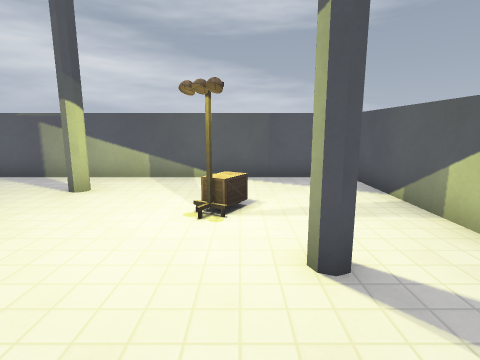
[1] (above)

19 first-person views from a walk through a level from a Godot 3-D game. The camera is 1.5 m above the floor, tilts 10° down and sees 80° across. The floor is counted in squares, 1 m on a side. Each view is taken from the middle of a square. On the plan, view 1 faces up. The plan holds only what a view shows up to about 14 squares ahead; the rest is blank. Some surface patterns are stand-ins.

[2]
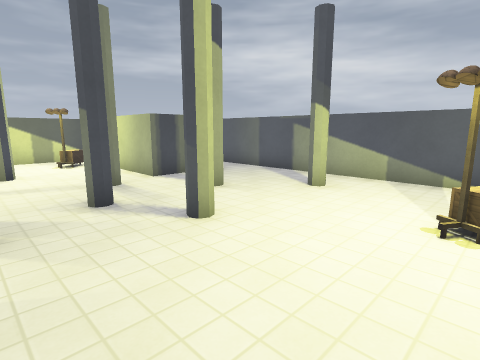

[3]
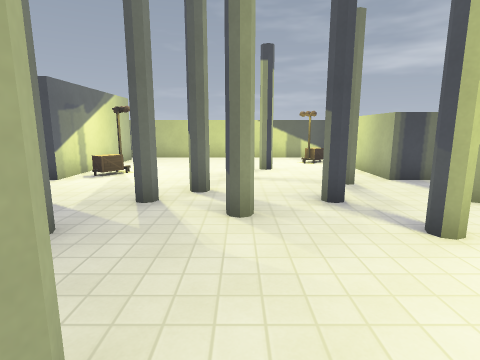

[4]
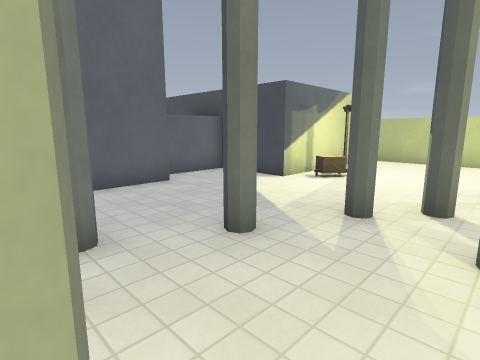

[5]
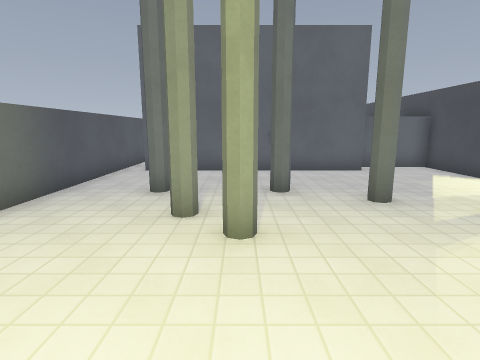

[6]
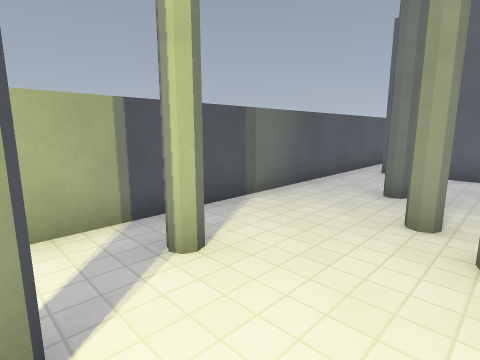

[7]
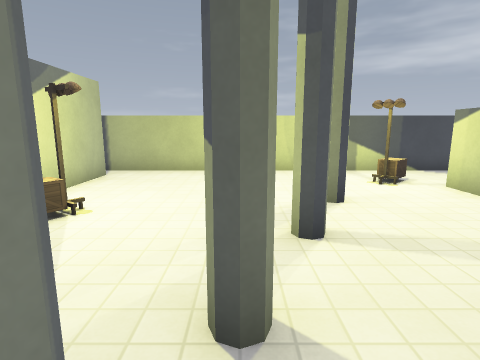

[8]
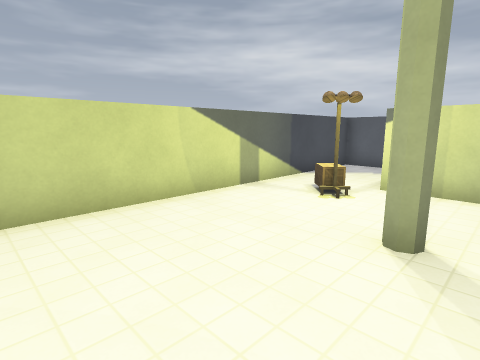

[9]
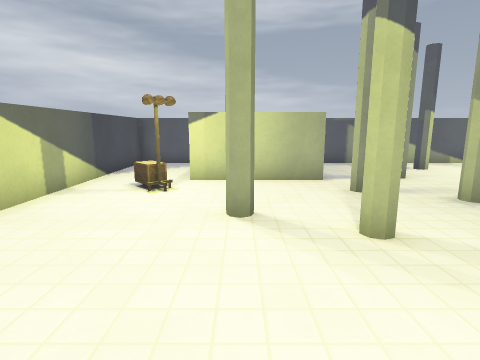

[10]
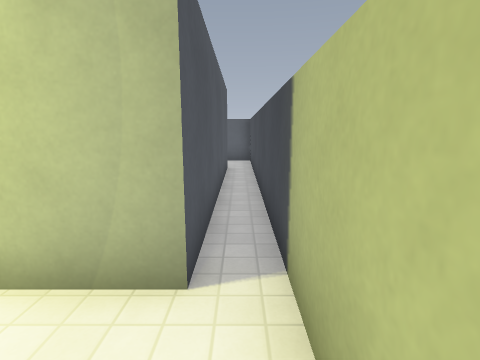

[11]
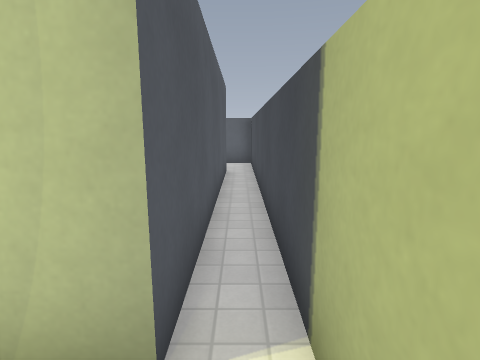

[12]
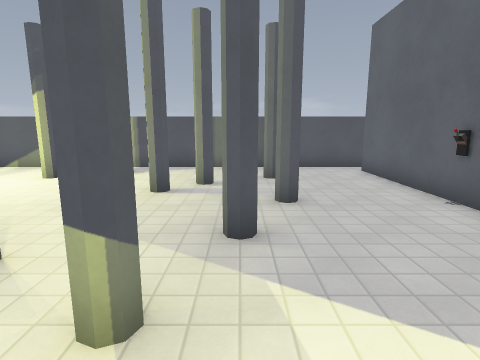

[13]
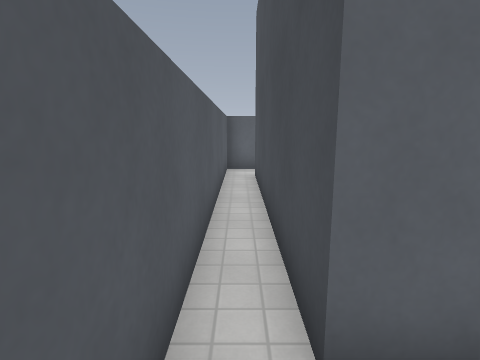

[14]
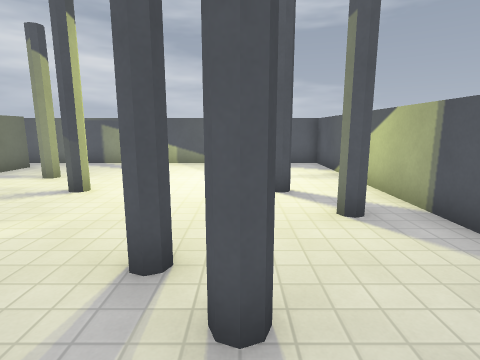

[15]
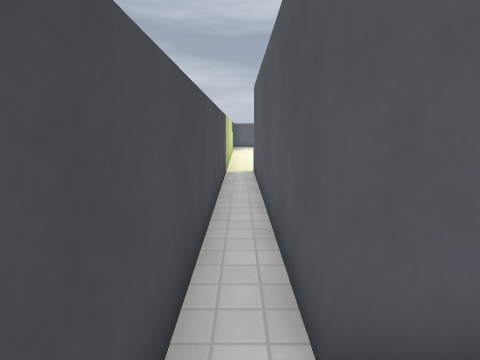

[16]
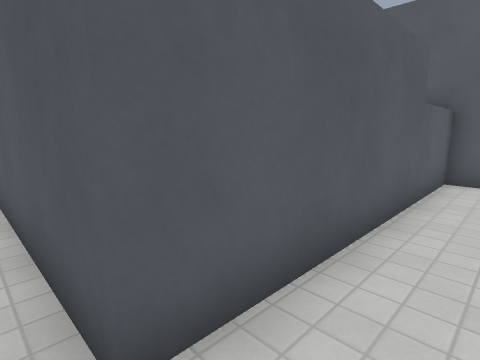

[17]
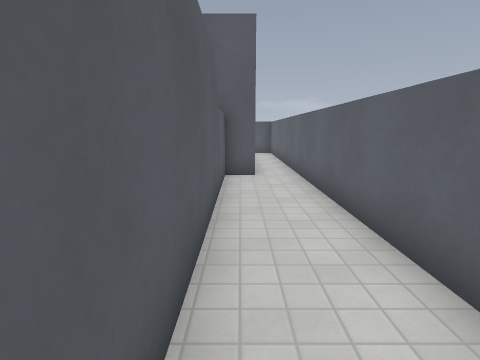

[18]
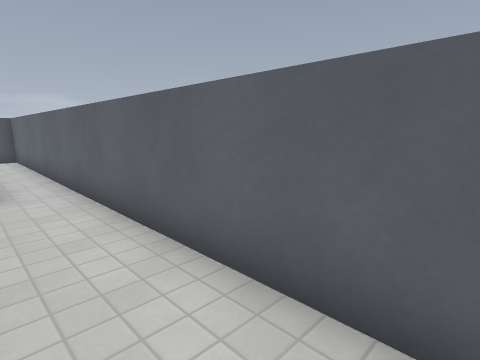

[19]
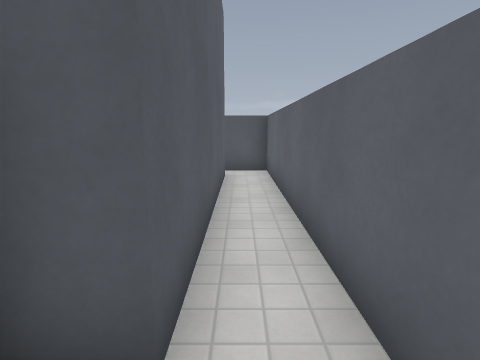

### Floor plan
Key: @ floor where view 1 was taken; # wall or solid block; . floor; B box; O other object.
Columns run from 16 left of view 1 to 4 right of it. Each row starts with its distance up from view 1.
  9 ####  ###############
  8 #...   .............#
  7 #...   #....#.......#
  6 #...   #........B...#
  5 #..#####..#.....B...#
  4 #.BB................#
  3 #..B....#...#....#..#
  2 #.........#.........#
  1 #....#............#.#
  0 #......#...#....@...#
 -1 #........#.....#....#
 -2 #.........#.....#...#
 -3 #...........#.......#
 -4 #.....B.......#..#..#
 -5 #.....BB............#
 -6 #.######............#
 -7 #.#    #......O.....#
 -8 #.#    #...########.#
 -9 #.#    #####      #.#
-10 #.#               #.#
-11 #.#               #.#
-12 #.#               #.#
-13 #.#               #.#
-14 #.##########      #.#
-15 #..........########.#
-16 #...................#
-17 #####################

Where each view was taken, in squares from view 1:
view 1: 0 up, 0 right, facing up
view 2: 0 up, 0 right, facing up-left
view 3: 0 up, 0 right, facing left
view 4: 0 up, 1 left, facing down-left
view 5: 3 up, 1 left, facing down
view 6: 3 up, 1 left, facing down-right
view 7: 1 down, 5 left, facing left
view 8: 3 down, 10 left, facing up-left
view 9: 4 down, 11 left, facing up
view 10: 3 down, 15 left, facing down
view 11: 4 down, 15 left, facing down
view 12: 3 down, 8 left, facing right
view 13: 6 down, 3 right, facing down
view 14: 4 down, 0 right, facing up
view 15: 16 down, 15 left, facing up
view 16: 16 down, 15 left, facing up-right
view 17: 15 down, 15 left, facing right
view 18: 15 down, 13 left, facing down-right
view 19: 16 down, 7 left, facing right
